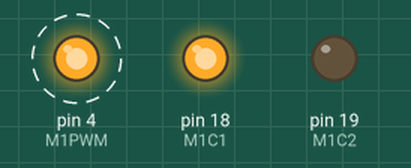
This sketch was run on a simulated Arduino Uno, built with avr-gcc and run on an emulated ATmega328P. On the bench: output pins drawn as LEDs (lit = HIGH). Dashed ring = blinking. What the sketch prints to the serial monitor is not drawn.

Above: at 0.5 s.
Timing chart, 0 to 4.6 s (numbered marks = the images above):
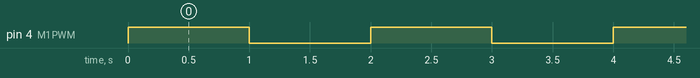

The sketch:

BareMinimum.ino
```cpp
#define M1C1 18
#define M1C2 19
#define M1PWM 4

void setup() {
  Serial.begin(115200);
  pinMode(M1C1, OUTPUT);
  pinMode(M1C2, OUTPUT);
  pinMode(M1PWM, OUTPUT);

  digitalWrite(M1C1, HIGH);
  digitalWrite(M1C2, LOW);
}

void loop() {
  Serial.println("On");
  analogWrite(M1PWM, 254);
  delay(1000);
  Serial.println("Off");
  analogWrite(M1PWM, 1);
  delay(1000);
}
```

Measured:
- by itself, pin 4 (M1PWM): alternates HIGH for 1.0 s and LOW for 1.0 s
